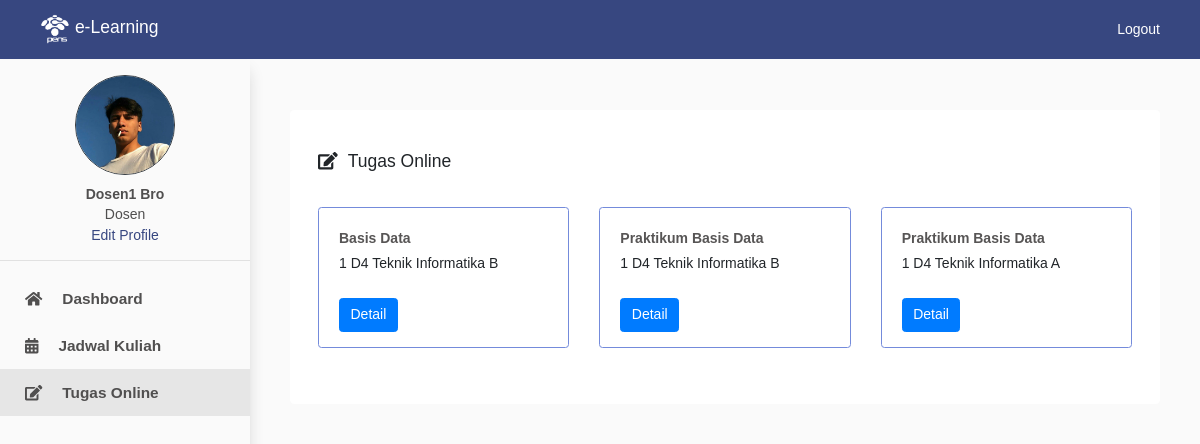
The app's page /view/dosen/tugasOnline.php (signed in) with its own data.
### tables this page shows
CREATE TABLE `user` (
  `id` int(11) NOT NULL,
  `user_id` int(11) NOT NULL,
  `nama` varchar(100) NOT NULL,
  `email` varchar(100) NOT NULL,
  `password` varchar(100) NOT NULL,
  `nama_foto` varchar(100) NOT NULL,
  `tipe_foto` varchar(100) NOT NULL,
  `role` varchar(100) NOT NULL
);

CREATE TABLE `matkul` (
  `id` int(11) NOT NULL,
  `matkul` varchar(100) NOT NULL,
  `sks` varchar(100) NOT NULL
);

CREATE TABLE `kelas` (
  `id` int(11) NOT NULL,
  `kelas` varchar(100) NOT NULL
);

### view/dosen/tugasOnline.php (the view, shortened to what this page needs)
<?php
include '../../config/connection.php';
$id = $_SESSION['id'];
$query = mysqli_query($connection, "SELECT * FROM user WHERE id = $id");
$result = mysqli_fetch_assoc($query);
?>
<!DOCTYPE html>
<html lang="en">
<head>
    <link rel="stylesheet" href="https://cdn.jsdelivr.net/npm/bootstrap@4.6.0/dist/css/bootstrap.min.css">
    <link rel="stylesheet" href="https://cdnjs.cloudflare.com/ajax/libs/font-awesome/5.13.0/css/all.min.css">
    <link rel="stylesheet" href="../style.css">
</head>
<body style="background: #fafafa">
    <nav class="navbar navbar-light fixed-top" style="padding: 10px 40px; background-color: #374780">
        <a class="navbar-brand" href="#" style="color: #ffff">
            <img src="../assets/pens_putih.png" width="30" height="30" class="d-inline-block align-top" alt="">
            e-Learning
        </a>
        <span class="navbar-text">
            <a href="../../config/logoutDosen.php" style="color: #ffff; text-decoration: none">Logout</a>
        </span>
    </nav>
    <div class="wrapper">
        <nav id="sidebar">
            <div style="text-align: center; margin-top: 15px">
                <?php
                if ($result['nama_foto'] == '') {
                ?><img src="../assets/user.png" width="90px" height="90px" class="rounded-circle border border-dark"><br><br>
                <?php
                } else {
                ?><img src="../../profileUser/<?php echo $result['nama_foto'] ?>" width="100px" height="100px" class="rounded-circle border border-dark"><br><br>
                <?php
                }
                ?>
                <p style="margin-top: -12px; font-weight: bold; margin-bottom: 2px"><?php echo $result['nama'] ?></p>
                <p style="margin-top: -3px; margin-bottom: 0px">Dosen</p>
                <a href="" style="color:#374780" data-toggle="modal" data-target="#editProfile">Edit Profile</a>
            </div>
            <hr>
            <ul class="list-unstyled components" style="margin-top: 10px">
                <li>
                    <a href="dashboard.php"><span class="fas fa-home" style="margin-right: 20px;"></span>Dashboard</a>
                </li>
                <li>
                    <a href="jadwalKuliah.php"><span class="fas fa-calendar-alt" style="margin-right: 20px;"></span>Jadwal Kuliah</a>
                </li>
                <li class="active">
                    <a href="tugasOnline.php"><span class="fas fa-edit" style="margin-right: 20px;"></span>Tugas Online</a>
                </li>
            </ul>
        </nav>
        <div class="content">
            <div style="padding: 30px 20px">
                <div class="jumbotron" style="background-color: #fff">
                    <h5 style="margin-top: -15px; margin-bottom: 15px"><span class="fas fa-edit" style="margin-right: 10px;"></span>Tugas Online</h5>
                    <div class="row">
                        <?php
                        $matkul = mysqli_query($connection, "SELECT distinct matkul_id, kelas_id FROM jadwal WHERE dosen_id='$result[user_id]'");
                        while ($vmatkul = mysqli_fetch_assoc($matkul)) {
                            $vMatkul = mysqli_fetch_assoc(mysqli_query($connection, "SELECT * FROM matkul WHERE id=$vmatkul[matkul_id]"));
                            $vKelas = mysqli_fetch_assoc(mysqli_query($connection, "SELECT * FROM kelas WHERE id=$vmatkul[kelas_id]"));
                        ?>
                            <div class="col-md-4">
                                <div class="card" style="margin-top: 20px; border-color: #748bdb">
                                    <div style="margin: 20px 20px 0px 20px;">
                                        <p style="font-weight: bold; color:  #575555"><?php echo $vMatkul['matkul'] ?></p>
                                        <p style="margin-top: -10px;"><?php echo $vKelas['kelas'] ?></p>
                                        <a href="daftarTugas.php?matkul=<?php echo $vmatkul['matkul_id']; ?>&kelas=<?php echo $vmatkul['kelas_id'] ?>" class="btn btn-primary" style="margin-bottom: 15px; margin-top: 10px">Detail</a>
                                    </div>
                                </div>
                            </div>
                        <?php
                        }
                        ?>
                    </div>
                </div>
            </div>
        </div>
    </div>
</body>
</html>

### view/style.css (style rules this page uses)
* { font-family: 'Poppins', sans-serif; font-size: 14px; }
.wrapper { display: flex; width: 100%; align-items: stretch; margin-top: 60px }
a, a:hover, a:focus { color: inherit; text-decoration: none; transition: all 0.3s; }
#sidebar { min-width: 250px; max-width: 250px; min-height: 100vh; background: rgb(250, 250, 250); color: rgb(80, 79, 79); transition: all 0.3s; box-shadow: 0 8px 16px -4px rgb(199, 199, 199); position: fixed; }
#sidebar ul li a { padding: 12px 25px; font-size: 1.1em; display: block; font-weight: 600; }
#sidebar ul li.active { color: rgb(80, 79, 79); background: #e6e6e6; }
.content { width: 100%; padding: 20px; min-height: 100vh; margin-left: 250px; }

### records on screen
user: nama_foto (picture), nama "Dosen1 Bro"
matkul: matkul "Basis Data"
kelas: kelas "1 D4 Teknik Informatika B"
matkul: matkul "Praktikum Basis Data"
kelas: kelas "1 D4 Teknik Informatika A"
